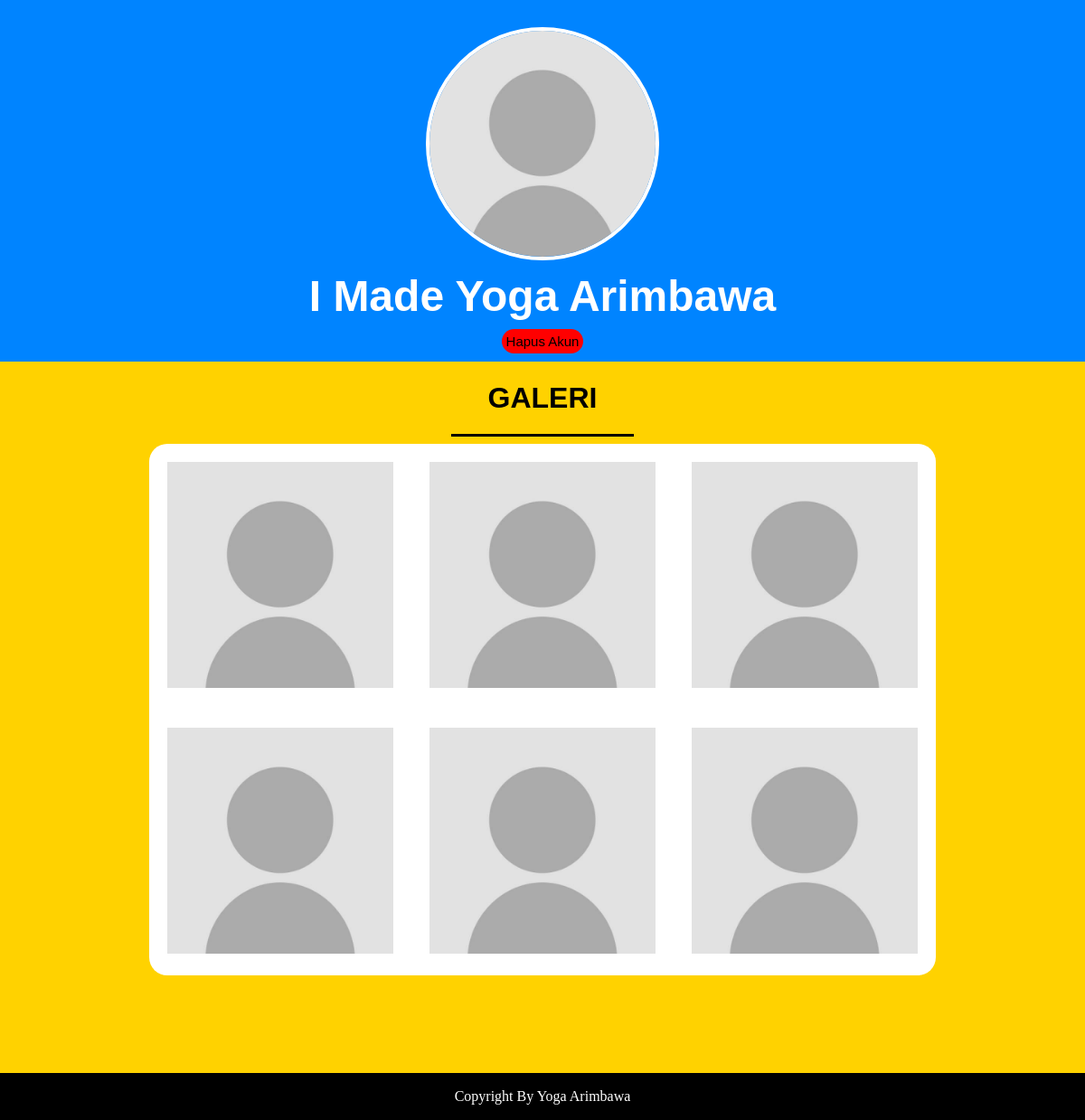
Screenshot of /galeri.php (signed in) with the database file from the repository.
### tables this page shows
CREATE TABLE IF NOT EXISTS `biodata` (
  `username` varchar(50) NOT NULL,
  `password` varchar(500) NOT NULL,
  `profil` varchar(50) DEFAULT NULL,
  `nama_lengkap` varchar(100) NOT NULL,
  `nama_panggilan` varchar(20) NOT NULL,
  `tempat_lahir` varchar(50) DEFAULT NULL,
  `tanggal_lahir` date DEFAULT NULL,
  `jenis_kelamin` varchar(15) NOT NULL,
  `status` varchar(15) NOT NULL,
  `alamat_desa` varchar(50) NOT NULL,
  `alamat_kabupaten` varchar(50) NOT NULL,
  `alamat_provinsi` varchar(50) NOT NULL,
  `hobi` varchar(50) DEFAULT NULL,
  `sekolah` varchar(50) DEFAULT NULL,
  `bekerja` varchar(50) DEFAULT NULL
);

### galeri.php (the view, shortened to what this page needs)
<?php
	include('koneksi.php');
	$username=$_SESSION['username'];
	$query="SELECT *FROM biodata WHERE username='$username'";
	$data=mysqli_query($conn, $query);
	while ($rows=mysqli_fetch_array($data)) {
		?>
<!DOCTYPE html>
<html>
<head>
	<link rel="stylesheet" type="text/css" href="style_galeri.css">
</head>
<body>
<div class="body_profil">
	<br><br>
	<a href="masukan_profil.php"><img class="imgcircle" src="profil/<?php echo $rows['profil']; ?>" width="250" style=" " /></a>
	<h1 style="color: white"><?php echo $rows['nama_lengkap']; ?></h1>
	<a class="link" href="hapus_akun.php" onclick="return confirm('Anda yakin?')"; >Hapus Akun</a>
	<br><br>
</div>
<div class="galeri">
	<h1>GALERI</h1>
	<hr size="3" color="black" width="200" />
	<table align="center" cellpadding="20" cellspacing="0">
		<tr align="center">
			<td><img src="profil/noprofil.jpg" width="250px"></td>
			<td><img src="profil/noprofil.jpg"width="250px"></td>
			<td><img src="profil/noprofil.jpg"width="250px"></td>
		</tr>
		<tr align="center">
			<td><img src="profil/noprofil.jpg" width="250px"></td>
			<td><img src="profil/noprofil.jpg"width="250px"></td>
			<td><img src="profil/noprofil.jpg"width="250px"></td>
		</tr>
	</table>
</div>
<br><br><br><br><br><br>
<footer>
	<p>Copyright By Yoga Arimbawa</p>
</footer>
</body>
</html>
<?php
	}
 ?>

### style_galeri.css (style rules this page uses)
body { margin: 0px; padding: 0; height: 100%; background-color: #ffd200; }
.imgcircle { border-style: solid; border-width: 4px; border-radius: 50%; border-color: white; }
.body_profil { line-height: 15px; font-family: arial; font-size: x-large; text-align: center; background-color: #0084ff; }
h1 { text-align: center; }
.galeri { font-family: arial; text-align: left; }
table { border-radius: 20px; width: 60%; background-color: white; }
.link { font-size: 15px; border-radius: 20px; padding: 5px; background-color: red; text-decoration: none; color: black; }
footer { background-color: black; color: white; text-align: center; padding: 1px; }

### rows the page displays
biodata: profil (picture), nama_lengkap "I Made Yoga Arimbawa"
